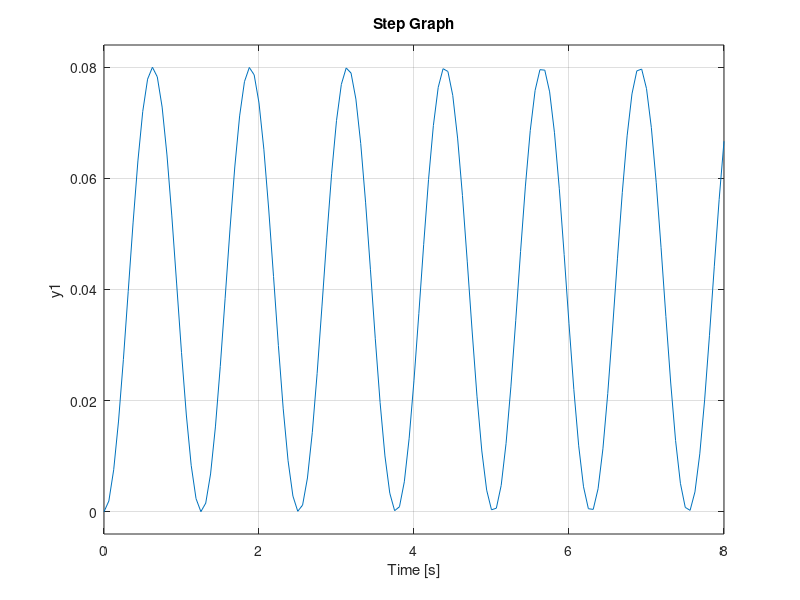

The MATLAB source for this figure:
%%
clear all
clc
num = [1]
denom = [1,0,25]
f = tf(num,denom)
subplot(2,1,1)
impulse(f)
title('Impulse Graph')
subplot(2,1,2)
step(f)
title('Step Graph')